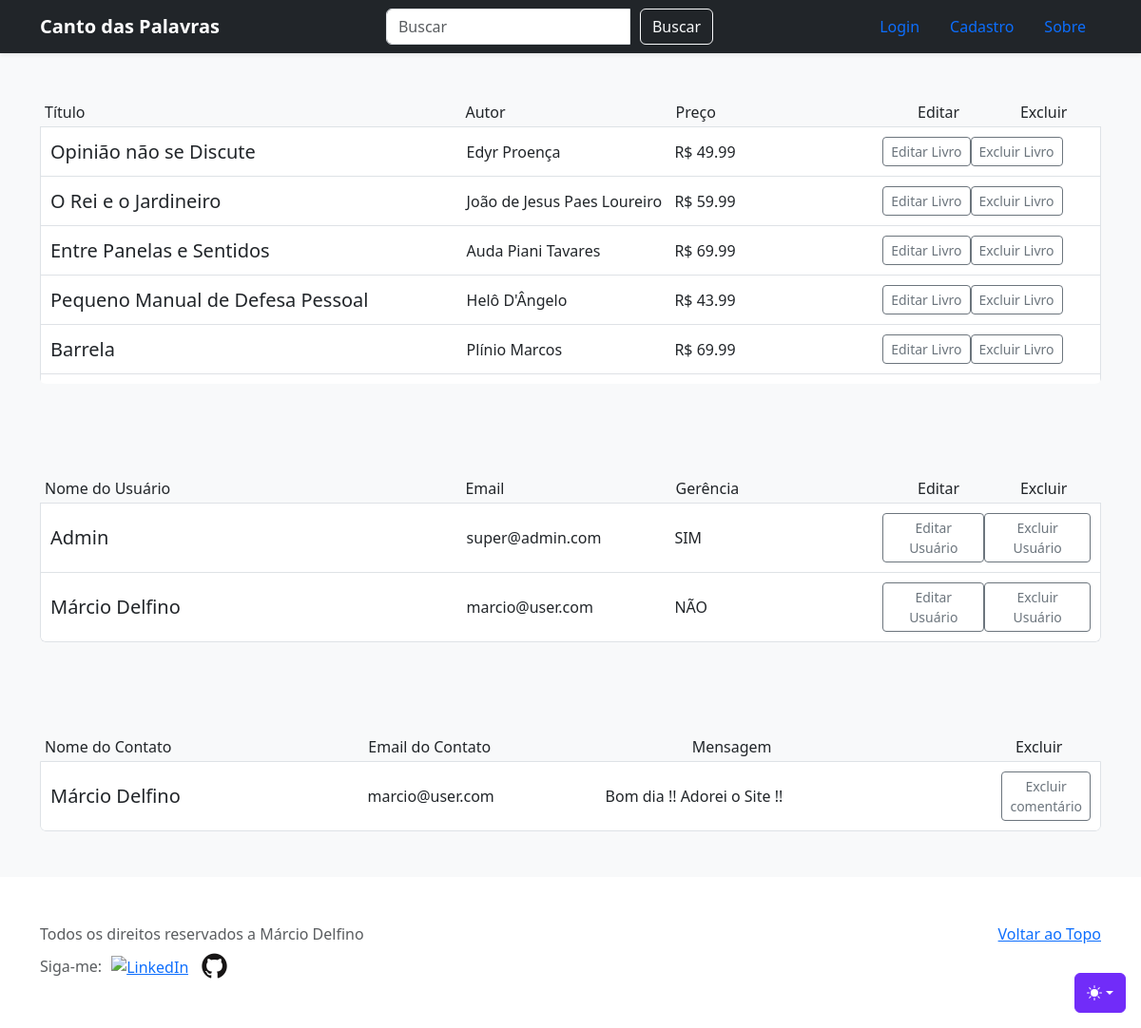
Before: /gerencia/admin.php with the older database file.
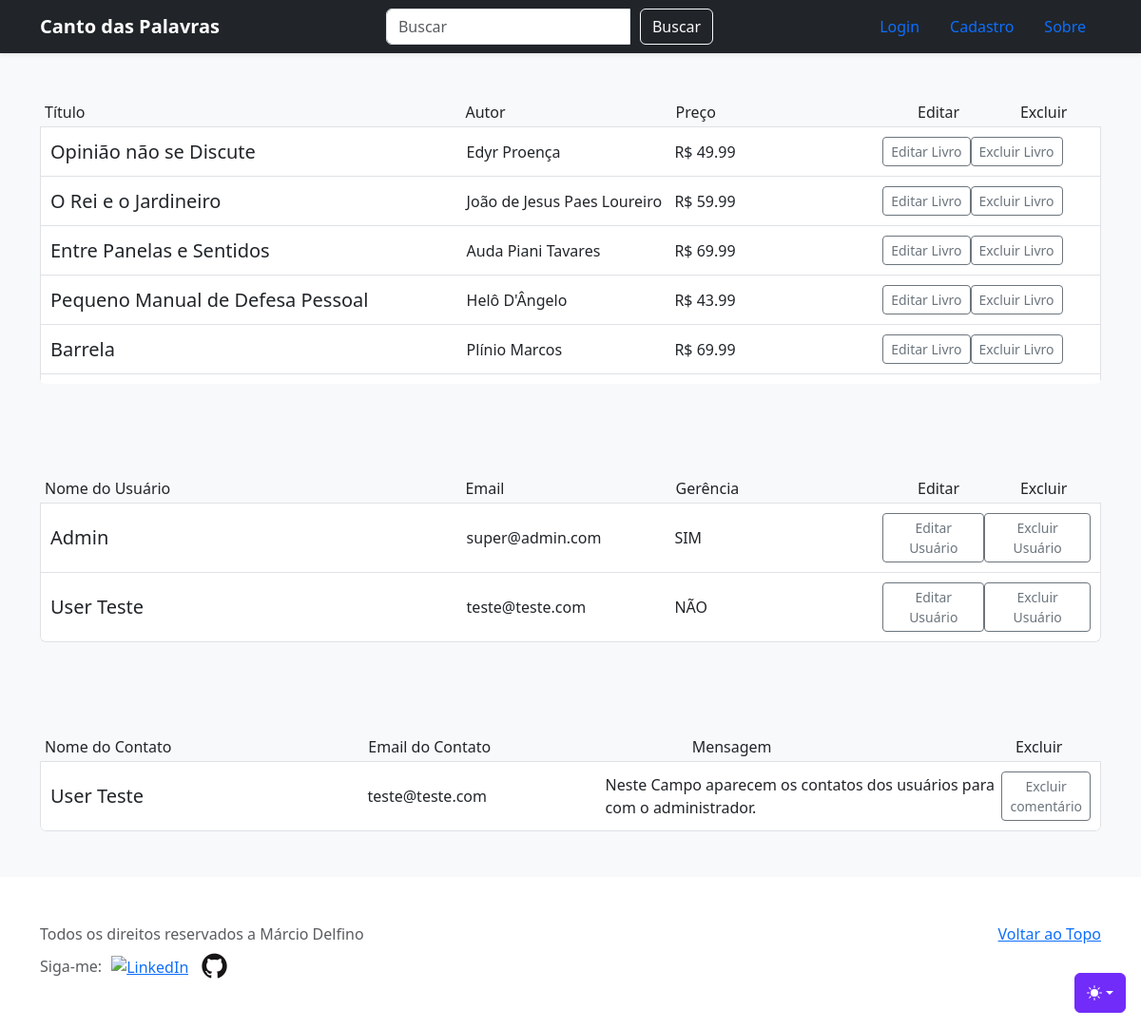
After: the same page with the newer database file.
### tables this page shows
CREATE TABLE `livros` (
  `idlivro` int(11) NOT NULL,
  `nomelivro` varchar(255) NOT NULL,
  `nomeautor` varchar(255) NOT NULL,
  `descricao` text NOT NULL,
  `preco` decimal(7,2) NOT NULL,
  `tema` varchar(255) NOT NULL,
  `imagem` varchar(500) NOT NULL
);

CREATE TABLE `usuarios` (
  `idusuario` int(11) NOT NULL,
  `nomeusuario` varchar(255) NOT NULL,
  `email` varchar(255) NOT NULL,
  `senha` varchar(255) NOT NULL,
  `gerente` int(1) NOT NULL DEFAULT 0
);

CREATE TABLE `contatos` (
  `idcontato` int(11) NOT NULL,
  `nomecontato` varchar(255) NOT NULL,
  `emailcontato` varchar(255) NOT NULL,
  `mensagem` text NOT NULL
);

### gerencia/admin.php (the view, shortened to what the changed rows need)
<?php
require_once('../src/conexao-bd.php');
$sql = 'SELECT idlivro, nomelivro, nomeautor, descricao, preco, tema, imagem FROM livros';
$livros = $pdo->query($sql, null);
$sql2 = 'SELECT idusuario, nomeusuario, email, gerente FROM usuarios';
$usuarios = $pdo->query($sql2, null);
$sql3 = 'SELECT idcontato, nomecontato, emailcontato, mensagem FROM contatos';
$contatos = $pdo->query($sql3, null);
?>
<?php include '../shared/header.php'; ?>
<main>
  <section>
    <div class="album py-5 bg-body-tertiary">
        <div class="container">
            <div class="row">
                <div class="col">
                    <div class="list-group" style="max-height: 300px; overflow-y: auto;">
                        <?php foreach($livros as $livro): ?>
                            <div class="list-group-item" style="display: flex; align-items: center; padding: 10px;">
                                <h5 style="flex: 2; margin-bottom: 0;"><?= $livro["nomelivro"]; ?></h5>
                                <p style="flex: 1; margin-bottom: 0;"><?= $livro["nomeautor"]; ?></p>
                                <p style="flex: 1; margin-bottom: 0;"><?= "R$ " . $livro["preco"]; ?></p>
                                <div class="btn-group" style="flex: 1;">
                                  <a href="editarlivro.php?id=<?= $livro['idlivro']; ?>" method="get">
                                    <button type="button" class="btn btn-sm btn-outline-secondary">Editar Livro</button>
                                  </a>
                                  <a href="excluirlivrobd.php?id=<?= $livro['idlivro']; ?>">
                                    <button type="button" class="btn btn-sm btn-outline-secondary">Excluir Livro</button>
                                  </a>
                                </div>
                            </div>
                        <?php endforeach ?>
                    </div>
                </div>
            </div>
        </div>
    </div>
  </section>
  <section>
    <div class="album py-5 bg-body-tertiary">
        <div class="container">
            <div class="row">
                <div class="col">
                    <div class="list-group" style="max-height: 300px; overflow-y: auto;">
                        <?php foreach($usuarios as $usuario): ?>
                            <div class="list-group-item" style="display: flex; align-items: center; padding: 10px;">
                                <h5 style="flex: 2; margin-bottom: 0;"><?= $usuario["nomeusuario"]; ?></h5>
                                <p style="flex: 1; margin-bottom: 0;"><?= $usuario["email"]; ?></p>
                                <p style="flex: 1; margin-bottom: 0;"><?= $usuario["gerente"] == 1 ? 'SIM' : 'NÃO'; ?></p>
                                <div class="btn-group" style="flex: 1;">
                                  <a href="editarusuario.php?id=<?= $usuario['idusuario']; ?>" method="get" >
                                    <button type="button" class="btn btn-sm btn-outline-secondary">Editar Usuário</button>
                                  </a>
                                  <a href="excluirusuariobd.php?id=<?= $usuario['idusuario']; ?>">
                                    <button type="button" class="btn btn-sm btn-outline-secondary">Excluir Usuário</button>
                                  </a>
                                </div>
                            </div>
                        <?php endforeach ?>
                    </div>
                </div>
            </div>
        </div>
    </div>
  </section>
  <section>
    <div class="album py-5 bg-body-tertiary">
        <div class="container">
            <div class="row">
                <div class="col">
                    <div class="list-group" style="max-height: 300px; overflow-y: auto;">
                        <?php foreach($contatos as $contato): ?>
                            <div class="list-group-item" style="display: flex; align-items: center; padding: 10px;">
                                <h5 style="flex: 4; margin-bottom: 0;"><?= $contato["nomecontato"]; ?></h5>
                                <p style="flex: 3; margin-bottom: 0;"><?= $contato["emailcontato"]; ?></p>
                                <p style="flex: 5; margin-bottom: 0;"><?= $contato["mensagem"]; ?></p>
                                <div class="btn-group" style="flex: 1;">
                                  <a href="excluircomentariobd.php?id=<?= $contato['idcontato']; ?>">
                                    <button type="button" class="btn btn-sm btn-outline-secondary">Excluir comentário</button>
                                  </a>
                                </div>
                            </div>
                        <?php endforeach ?>
                    </div>
                </div>
            </div>
        </div>
    </div>
  </section>
</main>
<?php include '../shared/footer.php'; ?>

Changed rows visible on the page:
removed usuarios: nomeusuario "Márcio Delfino", email "marcio@user.com", gerente "NÃO"
removed contatos: nomecontato "Márcio Delfino", emailcontato "marcio@user.com", mensagem "Bom dia !! Adorei o Site !!"
added usuarios: nomeusuario "User Teste", email "teste@teste.com", gerente "NÃO"
added contatos: nomecontato "User Teste", emailcontato "teste@teste.com", mensagem "Neste Campo aparecem os contatos dos usuários para com o administrador."
